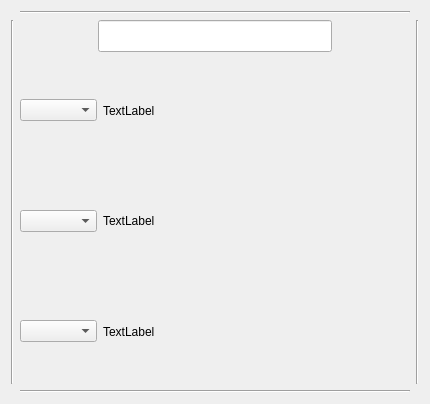
<?xml version="1.0" encoding="UTF-8"?>
<ui version="4.0">
 <class>Form</class>
 <widget class="QWidget" name="Form">
  <property name="geometry">
   <rect>
    <x>0</x>
    <y>0</y>
    <width>430</width>
    <height>404</height>
   </rect>
  </property>
  <property name="sizePolicy">
   <sizepolicy hsizetype="Preferred" vsizetype="Fixed">
    <horstretch>0</horstretch>
    <verstretch>0</verstretch>
   </sizepolicy>
  </property>
  <property name="windowTitle">
   <string>Form</string>
  </property>
  <layout class="QGridLayout" name="gridLayout">
   <item row="1" column="0">
    <widget class="Line" name="line">
     <property name="orientation">
      <enum>Qt::Vertical</enum>
     </property>
    </widget>
   </item>
   <item row="1" column="2">
    <widget class="Line" name="line_3">
     <property name="orientation">
      <enum>Qt::Vertical</enum>
     </property>
    </widget>
   </item>
   <item row="0" column="1">
    <widget class="Line" name="line_2">
     <property name="orientation">
      <enum>Qt::Horizontal</enum>
     </property>
    </widget>
   </item>
   <item row="1" column="1">
    <layout class="QVBoxLayout" name="verlayout_sensor1_4">
     <property name="sizeConstraint">
      <enum>QLayout::SetFixedSize</enum>
     </property>
     <item>
      <layout class="QHBoxLayout" name="horlayout_sensor1_13" stretch="2,6,2">
       <property name="sizeConstraint">
        <enum>QLayout::SetMinAndMaxSize</enum>
       </property>
       <item>
        <spacer name="horizontalSpacer1_7">
         <property name="orientation">
          <enum>Qt::Horizontal</enum>
         </property>
         <property name="sizeHint" stdset="0">
          <size>
           <width>40</width>
           <height>20</height>
          </size>
         </property>
        </spacer>
       </item>
       <item>
        <widget class="QLineEdit" name="sensor_name1_4">
         <property name="font">
          <font>
           <pointsize>15</pointsize>
          </font>
         </property>
         <property name="alignment">
          <set>Qt::AlignCenter</set>
         </property>
         <property name="clearButtonEnabled">
          <bool>false</bool>
         </property>
        </widget>
       </item>
       <item>
        <spacer name="horizontalSpacer1_8">
         <property name="orientation">
          <enum>Qt::Horizontal</enum>
         </property>
         <property name="sizeHint" stdset="0">
          <size>
           <width>40</width>
           <height>20</height>
          </size>
         </property>
        </spacer>
       </item>
      </layout>
     </item>
     <item>
      <layout class="QHBoxLayout" name="horlayout_sensor1_14" stretch="2,8">
       <item>
        <widget class="QComboBox" name="combobox_sensor1_11">
         <property name="sizePolicy">
          <sizepolicy hsizetype="Preferred" vsizetype="Fixed">
           <horstretch>0</horstretch>
           <verstretch>0</verstretch>
          </sizepolicy>
         </property>
        </widget>
       </item>
       <item>
        <widget class="QLabel" name="lbl_sensor1_11">
         <property name="sizePolicy">
          <sizepolicy hsizetype="Preferred" vsizetype="Preferred">
           <horstretch>0</horstretch>
           <verstretch>0</verstretch>
          </sizepolicy>
         </property>
         <property name="text">
          <string>TextLabel</string>
         </property>
        </widget>
       </item>
      </layout>
     </item>
     <item>
      <layout class="QHBoxLayout" name="horlayout_sensor1_15" stretch="2,8">
       <item>
        <widget class="QComboBox" name="combobox_sensor1_12">
         <property name="sizePolicy">
          <sizepolicy hsizetype="Preferred" vsizetype="Fixed">
           <horstretch>0</horstretch>
           <verstretch>0</verstretch>
          </sizepolicy>
         </property>
        </widget>
       </item>
       <item>
        <widget class="QLabel" name="lbl_sensor1_12">
         <property name="sizePolicy">
          <sizepolicy hsizetype="Preferred" vsizetype="Preferred">
           <horstretch>0</horstretch>
           <verstretch>0</verstretch>
          </sizepolicy>
         </property>
         <property name="text">
          <string>TextLabel</string>
         </property>
        </widget>
       </item>
      </layout>
     </item>
     <item>
      <layout class="QHBoxLayout" name="horlayout_sensor1_16" stretch="2,8">
       <item>
        <widget class="QComboBox" name="combobox_sensor1_13"/>
       </item>
       <item>
        <widget class="QLabel" name="lbl_sensor1_13">
         <property name="text">
          <string>TextLabel</string>
         </property>
        </widget>
       </item>
      </layout>
     </item>
    </layout>
   </item>
   <item row="2" column="1">
    <widget class="Line" name="line_4">
     <property name="orientation">
      <enum>Qt::Horizontal</enum>
     </property>
    </widget>
   </item>
  </layout>
 </widget>
 <resources/>
 <connections/>
</ui>
